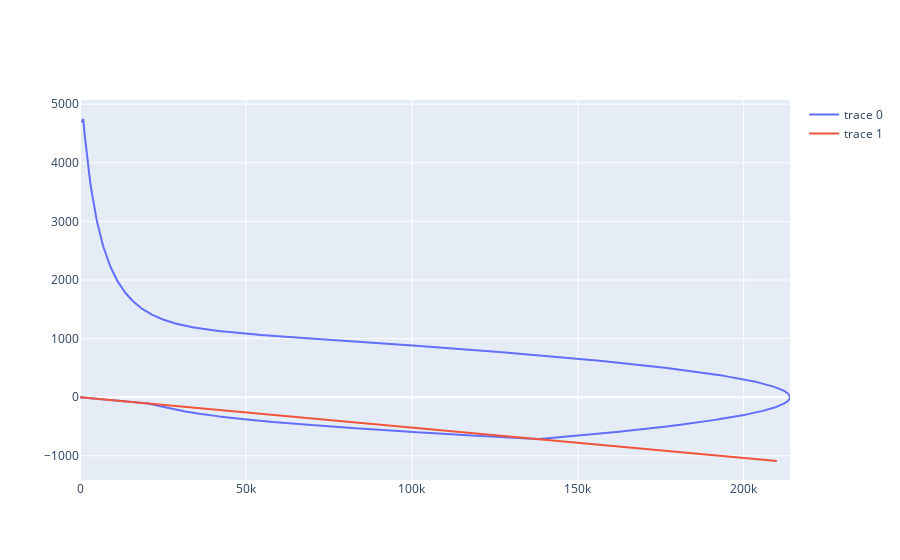

Here is the notebook cell this chart was saved with:
### Code cell
fig3 = go.Figure()
fig3.add_trace(go.Scatter(x=dff.Altitude,y=dff.Velocity))
fig3.add_trace(go.Scatter(x=h,y=v))
iplot(fig3)

### Figure 1 — Plotly figure (JSON) as saved in the notebook; plotly's stock layout.template omitted (floating-point values rounded to 4 significant figures; data arrays with more than 128 entries replaced by an {"elided": "..."} marker saying what was removed)
{"data": [{"type": "scatter", "x": {"elided": "18322 float values"}, "y": {"elided": "18322 float values"}}, {"type": "scatter", "x": [0, 10000, 20000, 30000, 40000, 50000, 60000, 70000, 80000, 90000, 100000, 110000, 120000, 130000, 140000, 150000, 160000, 170000, 180000, 190000, 200000, 210000], "y": [-0.5, -52.3, -104.1, -155.9, -207.7, -259.5, -311.3, -363.1, -414.9, -466.7, -518.5, -570.3, -622.1, -673.9, -725.7, -777.5, -829.3, -881.1, -932.9, -984.7, -1036.0, -1088.0]}], "layout": {}}
